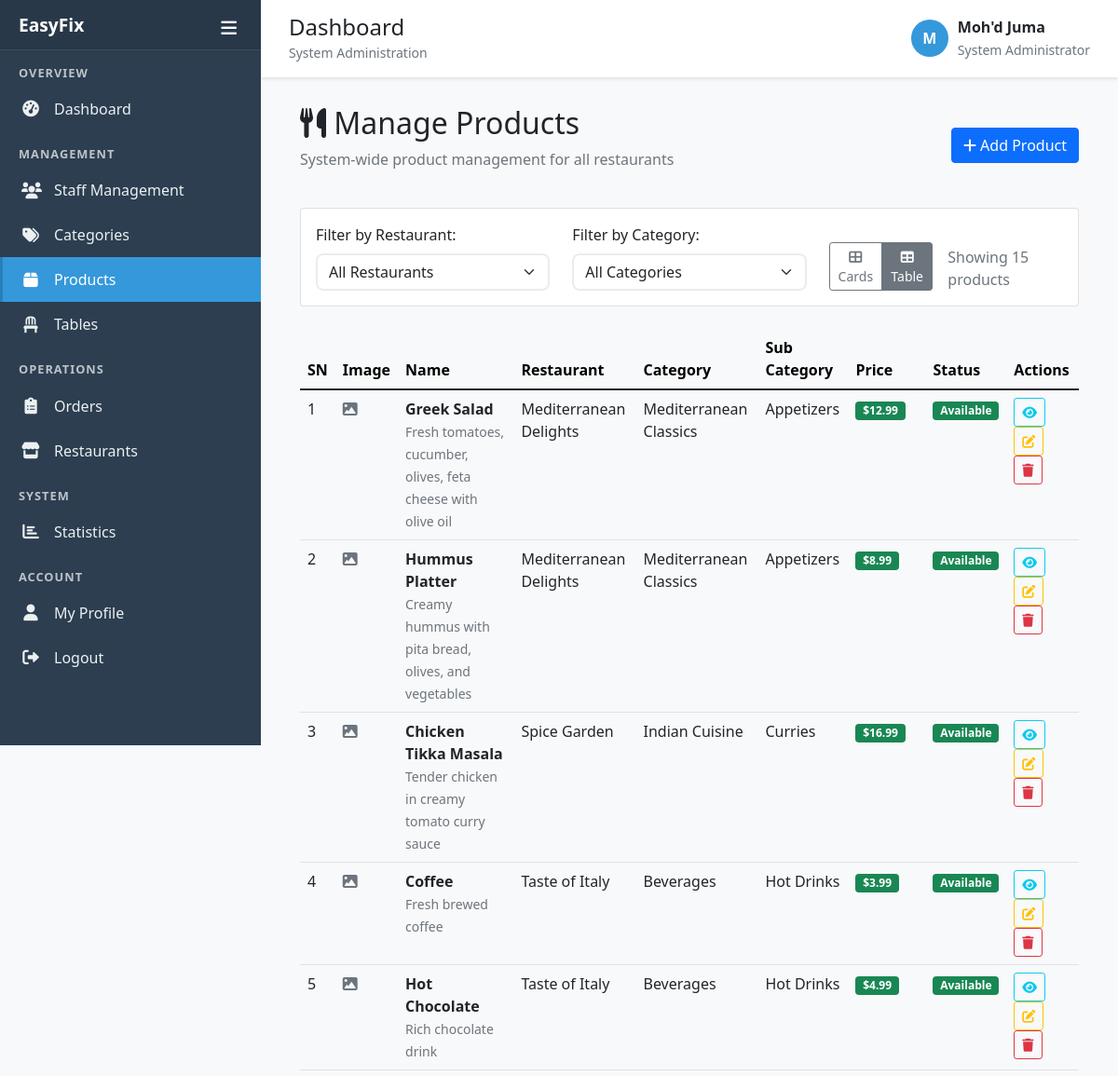
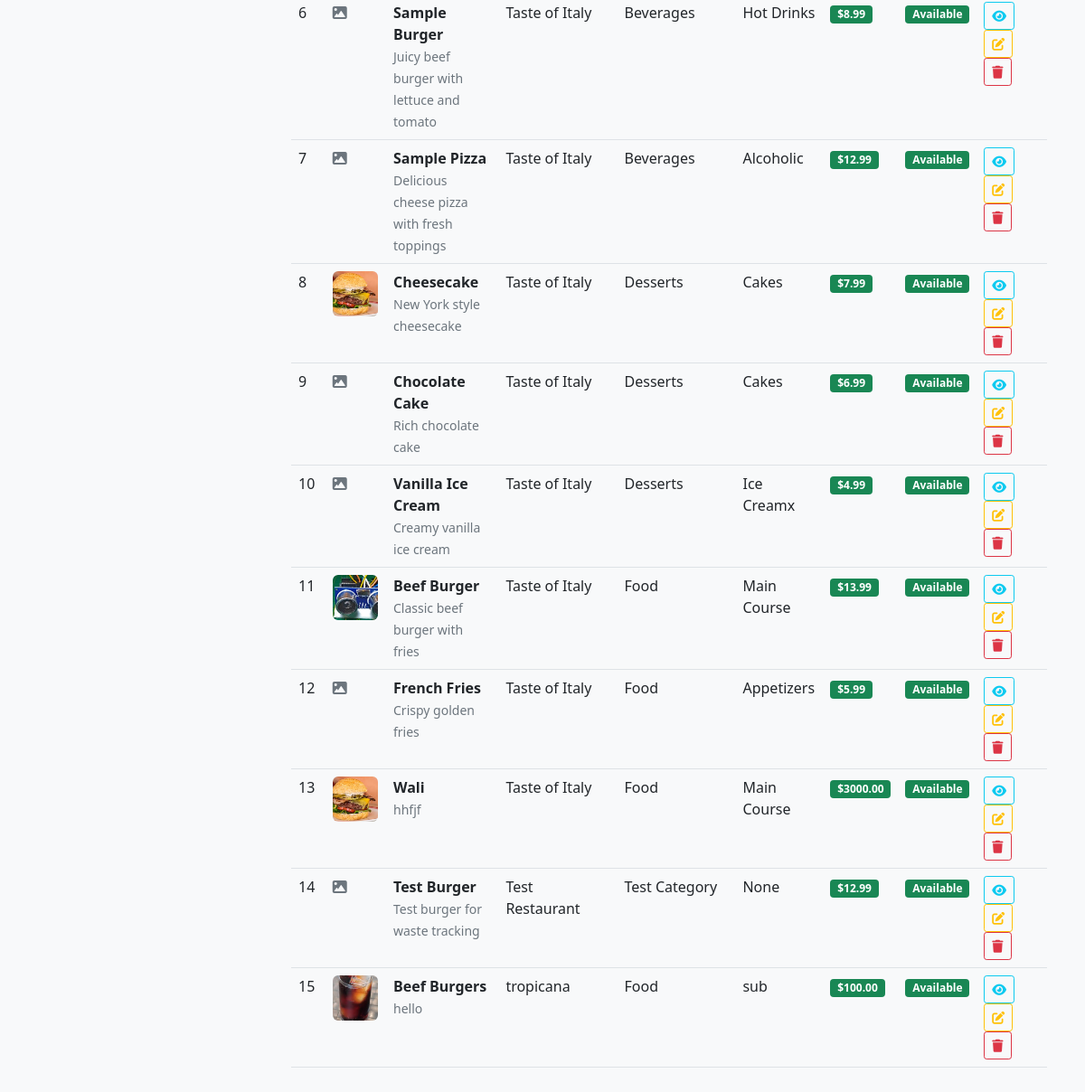
The page /system-admin/products/ (signed in) on the database its author committed (2 pictures, top to bottom).
### accounts/models.py (models this page shows, shortened)
class User(AbstractUser):
    role = models.ForeignKey(Role, on_delete=models.CASCADE, null=True, blank=True)
    owner = models.ForeignKey('self', on_delete=models.CASCADE, null=True, blank=True,
                             related_name='owned_users', limit_choices_to={'role__name': 'owner'})
    restaurant_name = models.CharField(max_length=200, blank=True,
                                     help_text="Name of the restaurant (for owners only)")
    restaurant_description = models.TextField(blank=True,
                                            help_text="Description of the restaurant (for owners only)")
    restaurant_qr_code = models.CharField(max_length=50, unique=True, blank=True, null=True,
                                        help_text="Unique QR code for restaurant access")
    phone_number = models.CharField(max_length=15, blank=True)
    address = models.TextField(blank=True)
    is_active_staff = models.BooleanField(default=True)
    created_at = models.DateTimeField(auto_now_add=True)
    updated_at = models.DateTimeField(auto_now=True)
    def is_administrator(self):
        return self.role and self.role.name == 'administrator'

### restaurant/models.py (models this page shows, shortened)
class Product(models.Model):
    name = models.CharField(max_length=200)
    description = models.TextField()
    main_category = models.ForeignKey(MainCategory, on_delete=models.CASCADE, related_name='products')
    sub_category = models.ForeignKey(SubCategory, on_delete=models.CASCADE, related_name='products', null=True, blank=True)
    price = models.DecimalField(max_digits=10, decimal_places=2, validators=[MinValueValidator(Decimal('0.01'))])
    available_in_stock = models.IntegerField(default=0, validators=[MinValueValidator(0)])
    image = models.ImageField(upload_to='products/', blank=True, null=True)
    is_available = models.BooleanField(default=True)
    preparation_time = models.IntegerField(help_text="Time in minutes", default=15)
    created_at = models.DateTimeField(auto_now_add=True)
    updated_at = models.DateTimeField(auto_now=True)
    class Meta:
        ordering = ['name']

class MainCategory(models.Model):
    owner = models.ForeignKey(User, on_delete=models.CASCADE, related_name='main_categories',
                             limit_choices_to={'role__name': 'owner'}, null=True, blank=True)
    name = models.CharField(max_length=100)
    description = models.TextField(blank=True)
    is_active = models.BooleanField(default=True)
    created_at = models.DateTimeField(auto_now_add=True)
    class Meta:
        verbose_name = "Main Category"
        verbose_name_plural = "Main Categories"
        unique_together = ['owner', 'name']  # Each owner can have their own category names

class SubCategory(models.Model):
    main_category = models.ForeignKey(MainCategory, on_delete=models.CASCADE, related_name='subcategories')
    name = models.CharField(max_length=100)
    description = models.TextField(blank=True)
    is_active = models.BooleanField(default=True)
    created_at = models.DateTimeField(auto_now_add=True)
    class Meta:
        verbose_name = "Sub Category"
        verbose_name_plural = "Sub Categories"
        unique_together = ['main_category', 'name']

### system_admin/views.py (the view)
# urls.py: path('products/', views.manage_products, name='manage_products'),
@login_required
def manage_products(request):
    if not request.user.is_administrator():
        messages.error(request, 'Access denied. Administrator privileges required.')
        return redirect('accounts:login')
    restaurants = User.objects.filter(role__name='owner', restaurant_name__isnull=False).exclude(restaurant_name='').order_by('restaurant_name')
    restaurant_filter = request.GET.get('restaurant')
    category_filter = request.GET.get('category')
    products = Product.objects.select_related('main_category', 'sub_category', 'main_category__owner')
    if restaurant_filter:
        products = products.filter(main_category__owner__id=restaurant_filter)
        selected_restaurant = get_object_or_404(User, id=restaurant_filter, role__name='owner')
        categories = MainCategory.objects.filter(owner=selected_restaurant).order_by('name')
    else:
        selected_restaurant = None
        categories = MainCategory.objects.select_related('owner').order_by('owner__restaurant_name', 'name')
    if category_filter:
        products = products.filter(main_category__id=category_filter)
        selected_category = get_object_or_404(MainCategory, id=category_filter)
    else:
        selected_category = None
    products = products.order_by('main_category__owner__restaurant_name', 'main_category__name', 'name')
    context = {
        'products': products,
        'restaurants': restaurants,
        'categories': categories,
        'selected_restaurant': selected_restaurant,
        'selected_category': selected_category,
    }
    return render(request, 'system_admin/manage_products.html', context)

### templates/system_admin/manage_products.html (shortened to what this page needs)
{% extends 'system_admin/base.html' %}
{% load static %}
{% block content %}
<div class="container-fluid">
    <div class="row">
        <div class="col-12">
            <div class="d-flex justify-content-between align-items-center mb-4">
                <div>
                    <h2><i class="fas fa-utensils"></i> Manage Products</h2>
                    <p class="text-muted">System-wide product management for all restaurants</p>
                </div>
                <button type="button" class="btn btn-primary" data-bs-toggle="modal" data-bs-target="#createProductModal">
                    <i class="fas fa-plus"></i> Add Product
                </button>
            </div>
            <div class="card filters-card mb-4">
                <div class="card-body">
                    <div class="row">
                        <div class="col-md-4">
                            <label for="restaurantFilter" class="form-label">Filter by Restaurant:</label>
                            <select class="form-select" id="restaurantFilter" onchange="filterByRestaurant()">
                                <option value="">All Restaurants</option>
                            </select>
                        </div>
                        <div class="col-md-4">
                            <label for="categoryFilter" class="form-label">Filter by Category:</label>
                            <select class="form-select" id="categoryFilter" onchange="filterByCategory()">
                                <option value="">All Categories</option>
                            </select>
                        </div>
                        <div class="col-md-4 d-flex align-items-end">
                            <div class="me-3">
                                <div class="btn-group" role="group" aria-label="View toggle">
                                    <button type="button" class="btn btn-outline-secondary btn-sm" id="cardView" onclick="switchView('card')">
                                        <i class="fas fa-th-large"></i> Cards
                                    </button>
                                    <button type="button" class="btn btn-outline-secondary btn-sm active" id="tableView" onclick="switchView('table')">
                                        <i class="fas fa-table"></i> Table
                                    </button>
                                </div>
                            </div>
                            <div class="text-muted">
                                Showing {{ products.count }} products
                            </div>
                        </div>
                    </div>
                </div>
            </div>
            <div id="tableViewContainer">
                {% if products %}
                <div class="table-responsive">
                    <table class="table table-hover">
                        <thead class="table-light">
                            <tr>
                                <th>SN</th>
                                <th>Image</th>
                                <th>Name</th>
                                <th>Restaurant</th>
                                <th>Category</th>
                                <th>Sub Category</th>
                                <th>Price</th>
                                <th>Status</th>
                                <th>Actions</th>
                            </tr>
                        </thead>
                        <tbody>
                            {% for product in products %}
                            <tr>
                                <td>{{ forloop.counter }}</td>
                                <td>
                                    {% if product.image %}
                                    <img src="{{ product.image.url }}" alt="{{ product.name }}" class="product-table-image" style="width: 50px; height: 50px; object-fit: cover; border-radius: 6px;">
                                    {% else %}
                                    <div class="no-image-placeholder" style="width: 50px; height: 50px;">
                                        <i class="fas fa-image text-muted"></i>
                                    </div>
                                    {% endif %}
                                </td>
                                <td>
                                    <strong>{{ product.name }}</strong>
                                    {% if product.description %}
                                    <br><small class="text-muted">{{ product.description|truncatechars:60 }}</small>
                                    {% endif %}
                                </td>
                                <td>{{ product.main_category.owner.restaurant_name }}</td>
                                <td>{{ product.main_category.name }}</td>
                                <td>{{ product.sub_category.name|default:"None" }}</td>
                                <td>
                                    <span class="badge bg-success">${{ product.price }}</span>
                                </td>
                                <td>
                                    <span class="badge {% if product.is_available %}bg-success{% else %}bg-danger{% endif %}">
                                        {% if product.is_available %}Available{% else %}Unavailable{% endif %}
                                    </span>
                                </td>
                                <td>
                                    <button class="btn btn-sm btn-outline-info" onclick="viewProductDetails({{ product.id }})" title="View Details">
                                        <i class="fas fa-eye"></i>
                                    </button>
                                    <button class="btn btn-sm btn-outline-warning" onclick="editProduct({{ product.id }})" title="Edit">
                                        <i class="fas fa-edit"></i>
                                    </button>
                                    <button class="btn btn-sm btn-outline-danger" onclick="deleteProduct({{ product.id }}, '{{ product.name }}', '{{ product.main_category.owner.restaurant_name }}')" title="Delete">
                                        <i class="fas fa-trash"></i>
                                    </button>
                                </td>
                            </tr>
                            {% endfor %}
                        </tbody>
                    </table>
                </div>
                {% endif %}
            </div>
        </div>
    </div>
</div>
{% endblock %}

### templates/system_admin/base.html (shortened to what this page needs)
<!DOCTYPE html>
<html lang="en">
<head>
    <link href="https://cdn.jsdelivr.net/npm/bootstrap@5.1.3/dist/css/bootstrap.min.css" rel="stylesheet">
    <link href="https://cdnjs.cloudflare.com/ajax/libs/font-awesome/6.0.0/css/all.min.css" rel="stylesheet">
</head>
<body>
    <div class="sidebar" id="sidebar">
        <div class="sidebar-header">
            <button class="toggle-btn" onclick="toggleSidebar()">
                <i class="fas fa-bars"></i>
            </button>
            <h4>EasyFix</h4>
        </div>
        <ul class="sidebar-menu">
            <li class="menu-section">Overview</li>
            <li>
                <a href="{% url 'system_admin:dashboard' %}" class="{% if request.resolver_match.url_name == 'dashboard' %}active{% endif %}">
                    <i class="fas fa-tachometer-alt"></i>
                    <span>Dashboard</span>
                </a>
            </li>
            <li class="menu-section">Management</li>
            <li>
                <a href="{% url 'system_admin:manage_users' %}" class="{% if request.resolver_match.url_name == 'manage_users' %}active{% endif %}">
                    <i class="fas fa-users"></i>
                    <span>Staff Management</span>
                </a>
            </li>
            <li>
                <a href="{% url 'system_admin:manage_categories' %}" class="{% if request.resolver_match.url_name == 'manage_categories' %}active{% endif %}">
                    <i class="fas fa-tags"></i>
                    <span>Categories</span>
                </a>
            </li>
            <li>
                <a href="{% url 'system_admin:manage_products' %}" class="{% if request.resolver_match.url_name == 'manage_products' %}active{% endif %}">
                    <i class="fas fa-box"></i>
                    <span>Products</span>
                </a>
            </li>
            <li>
                <a href="{% url 'system_admin:manage_tables' %}" class="{% if request.resolver_match.url_name == 'manage_tables' %}active{% endif %}">
                    <i class="fas fa-chair"></i>
                    <span>Tables</span>
                </a>
            </li>
            <li class="menu-section">Operations</li>
            <li>
                <a href="{% url 'system_admin:manage_orders' %}" class="{% if request.resolver_match.url_name == 'manage_orders' %}active{% endif %}">
                    <i class="fas fa-clipboard-list"></i>
                    <span>Orders</span>
                </a>
            </li>
            <li>
                <a href="{% url 'system_admin:manage_restaurants' %}" class="{% if request.resolver_match.url_name == 'manage_restaurants' %}active{% endif %}">
                    <i class="fas fa-store"></i>
                    <span>Restaurants</span>
                </a>
            </li>
            <li class="menu-section">System</li>
            <li>
                <a href="{% url 'system_admin:statistics' %}" class="{% if request.resolver_match.url_name == 'statistics' %}active{% endif %}">
                    <i class="fas fa-chart-bar"></i>
                    <span>Statistics</span>
                </a>
            </li>
            <li class="menu-section">Account</li>
            <li>
                <a href="#" onclick="showMessage('Profile management coming soon')">
                    <i class="fas fa-user"></i>
                    <span>My Profile</span>
                </a>
            </li>
            <li>
                <a href="{% url 'accounts:logout' %}" onclick="return confirm('Are you sure you want to logout?')">
                    <i class="fas fa-sign-out-alt"></i>
                    <span>Logout</span>
                </a>
            </li>
        </ul>
    </div>
    <div class="main-content" id="mainContent">
        <div class="top-header d-flex justify-content-between align-items-center">
            <div>
                <h4 class="mb-0">{% block page_title %}Dashboard{% endblock %}</h4>
                <small class="text-muted">{% block page_subtitle %}System Administration{% endblock %}</small>
            </div>
            <div class="user-info">
                <div class="user-avatar">
                    {{ user.first_name|first|default:user.username|first|upper }}
                </div>
                <div>
                    <div class="fw-bold">{{ user.get_full_name|default:user.username }}</div>
                    <small class="text-muted">System Administrator</small>
                </div>
            </div>
        </div>
        <div class="content-wrapper">
            {% block content %}
            {% endblock %}
        </div>
    </div>
</body>
</html>

### rows shown on the page
User: first_name|first "M", get_full_name "Moh'd Juma"
Product: name "Greek Salad", description "Fresh tomatoes, cucumber, olives, feta cheese with olive oil", main_category.owner.restaurant_name "Mediterranean Delights", main_category.name "Mediterranean Classics", sub_category.name "Appetizers", price "12.99", is_available "Available"
Product: name "Hummus Platter", description "Creamy hummus with pita bread, olives, and vegetables", main_category.owner.restaurant_name "Mediterranean Delights", main_category.name "Mediterranean Classics", sub_category.name "Appetizers", price "8.99", is_available "Available"
Product: name "Chicken Tikka Masala", description "Tender chicken in creamy tomato curry sauce", main_category.owner.restaurant_name "Spice Garden", main_category.name "Indian Cuisine", sub_category.name "Curries", price "16.99", is_available "Available"
Product: name "Coffee", description "Fresh brewed coffee", main_category.owner.restaurant_name "Taste of Italy", main_category.name "Beverages", sub_category.name "Hot Drinks", price "3.99", is_available "Available"
Product: name "Hot Chocolate", description "Rich chocolate drink", main_category.owner.restaurant_name "Taste of Italy", main_category.name "Beverages", sub_category.name "Hot Drinks", price "4.99", is_available "Available"
Product: name "Sample Burger", description "Juicy beef burger with lettuce and tomato", main_category.owner.restaurant_name "Taste of Italy", main_category.name "Beverages", sub_category.name "Hot Drinks", price "8.99", is_available "Available"
Product: name "Sample Pizza", description "Delicious cheese pizza with fresh toppings", main_category.owner.restaurant_name "Taste of Italy", main_category.name "Beverages", sub_category.name "Alcoholic", price "12.99", is_available "Available"
Product: image (picture), name "Cheesecake", description "New York style cheesecake", main_category.owner.restaurant_name "Taste of Italy", main_category.name "Desserts", sub_category.name "Cakes", price "7.99", is_available "Available"
Product: name "Chocolate Cake", description "Rich chocolate cake", main_category.owner.restaurant_name "Taste of Italy", main_category.name "Desserts", sub_category.name "Cakes", price "6.99", is_available "Available"
Product: name "Vanilla Ice Cream", description "Creamy vanilla ice cream", main_category.owner.restaurant_name "Taste of Italy", main_category.name "Desserts", sub_category.name "Ice Creamx", price "4.99", is_available "Available"
Product: image (picture), name "Beef Burger", description "Classic beef burger with fries", main_category.owner.restaurant_name "Taste of Italy", main_category.name "Food", sub_category.name "Main Course", price "13.99", is_available "Available"
Product: name "French Fries", description "Crispy golden fries", main_category.owner.restaurant_name "Taste of Italy", main_category.name "Food", sub_category.name "Appetizers", price "5.99", is_available "Available"
Product: image (picture), name "Wali", description "hhfjf", main_category.owner.restaurant_name "Taste of Italy", main_category.name "Food", sub_category.name "Main Course", price "3000.00", is_available "Available"
Product: name "Test Burger", description "Test burger for waste tracking", main_category.owner.restaurant_name "Test Restaurant", main_category.name "Test Category", sub_category.name "None", price "12.99", is_available "Available"
Product: image (picture), name "Beef Burgers", description "hello", main_category.owner.restaurant_name "tropicana", main_category.name "Food", sub_category.name "sub", price "100.00", is_available "Available"

### other values the page prints
{{ products.count }} "15"
